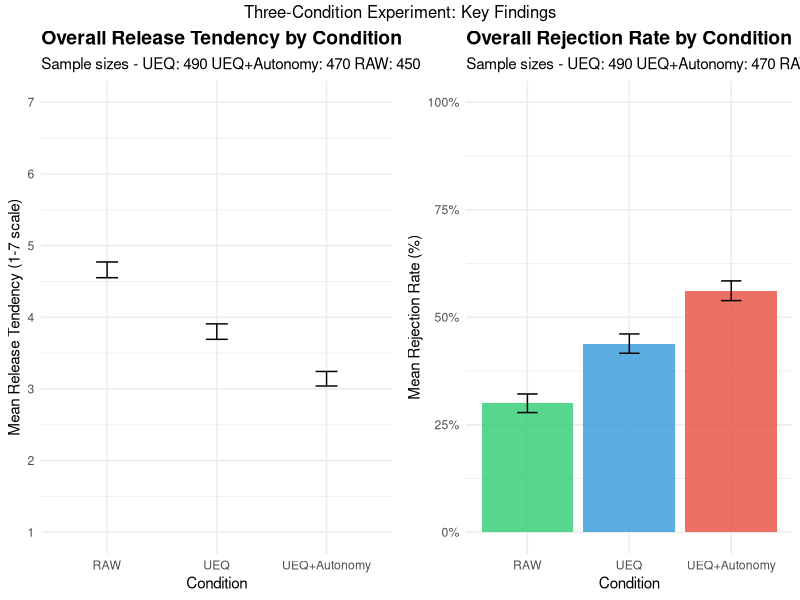
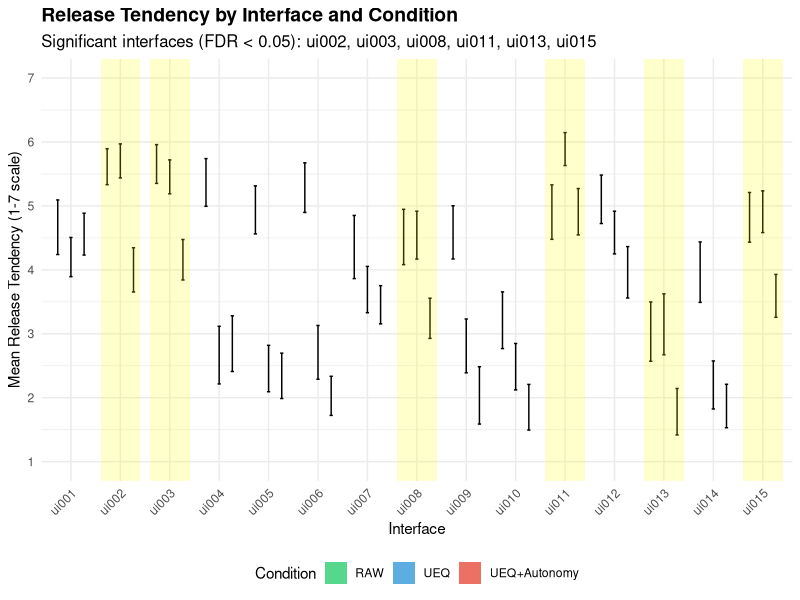
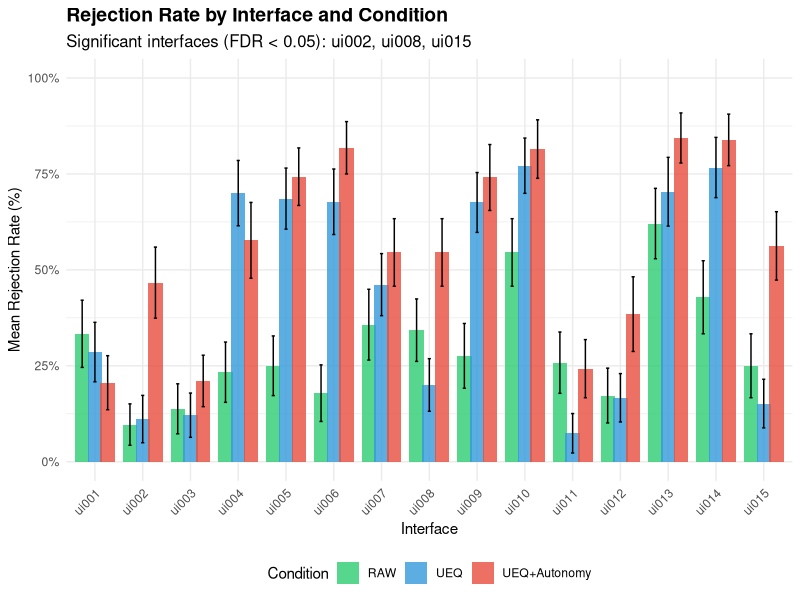
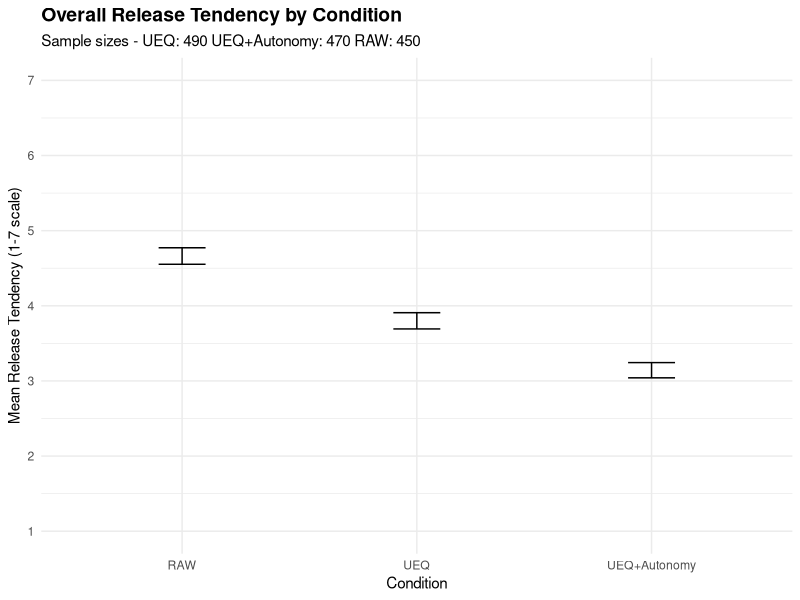
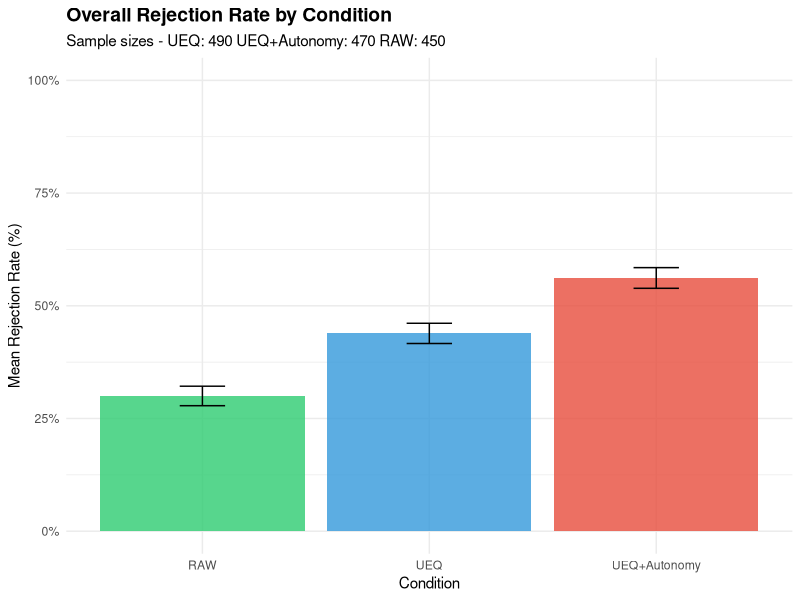

Generate these figures, in order, with R:
# Three-Condition Visualization Script
# Individual Interface Analysis + Key Comparisons
# September 2025

library(dplyr)
library(readr)
library(ggplot2)
library(gridExtra)

cat("=== THREE-CONDITION VISUALIZATION ===\n")

# ===== LOAD DATA =====
cat("1. LOADING DATA...\n")
data <- read.csv("results/three_condition_interface_data.csv")
results <- read.csv("results/three_condition_anova_results.csv")

# ===== INDIVIDUAL INTERFACE VIOLIN PLOTS (like previous FDR plot) =====
cat("\n2. CREATING INDIVIDUAL INTERFACE PLOTS...\n")

# Get significant interfaces for highlighting
sig_tendency <- results %>%
  filter(ueq_autonomy_tend_p_fdr < 0.05) %>%
  pull(interface)

sig_rejection <- results %>%
  filter(ueq_autonomy_rej_p_fdr < 0.05) %>%
  pull(interface)

# All significant interfaces (union)
sig_interfaces <- unique(c(sig_tendency, sig_rejection))

cat("Significant interfaces for highlighting:", length(sig_interfaces), "\n")
print(sig_interfaces)

# Create interface-level summaries for plotting
interface_summary <- data %>%
  group_by(interface, condition) %>%
  summarise(
    mean_tendency = mean(tendency_numeric),
    se_tendency = sd(tendency_numeric) / sqrt(n()),
    mean_rejection = mean(1 - release_binary),
    se_rejection = sd(1 - release_binary) / sqrt(n()),
    n = n(),
    .groups = "drop"
  ) %>%
  mutate(
    interface_num = as.numeric(gsub("ui0*", "", interface)),
    is_significant = interface %in% sig_interfaces
  )

# === TENDENCY PLOT ===
p_tendency <- ggplot(interface_summary, aes(x = reorder(interface, interface_num), y = mean_tendency, fill = condition)) +
  geom_bar(stat = "identity", position = position_dodge(width = 0.8), alpha = 0.8) +
  geom_errorbar(aes(ymin = mean_tendency - se_tendency, ymax = mean_tendency + se_tendency),
                position = position_dodge(width = 0.8), width = 0.2) +
  scale_fill_manual(values = c("UEQ" = "#3498db", "UEQ+Autonomy" = "#e74c3c", "RAW" = "#2ecc71"),
                    name = "Condition") +
  scale_y_continuous(limits = c(1, 7), breaks = 1:7) +
  labs(
    title = "Release Tendency by Interface and Condition",
    subtitle = paste("Significant interfaces (FDR < 0.05):", paste(sig_interfaces, collapse = ", ")),
    x = "Interface",
    y = "Mean Release Tendency (1-7 scale)"
  ) +
  theme_minimal() +
  theme(
    axis.text.x = element_text(angle = 45, hjust = 1),
    plot.title = element_text(face = "bold", size = 14),
    plot.subtitle = element_text(size = 12),
    legend.position = "bottom"
  ) +
  # Highlight significant interfaces
  geom_rect(data = interface_summary %>% filter(is_significant) %>% select(interface) %>% distinct(),
            aes(xmin = as.numeric(factor(interface, levels = levels(reorder(interface_summary$interface, interface_summary$interface_num)))) - 0.4,
                xmax = as.numeric(factor(interface, levels = levels(reorder(interface_summary$interface, interface_summary$interface_num)))) + 0.4,
                ymin = -Inf, ymax = Inf),
            fill = "yellow", alpha = 0.2, inherit.aes = FALSE)

# === REJECTION RATE PLOT ===
p_rejection <- ggplot(interface_summary, aes(x = reorder(interface, interface_num), y = mean_rejection, fill = condition)) +
  geom_bar(stat = "identity", position = position_dodge(width = 0.8), alpha = 0.8) +
  geom_errorbar(aes(ymin = mean_rejection - se_rejection, ymax = mean_rejection + se_rejection),
                position = position_dodge(width = 0.8), width = 0.2) +
  scale_fill_manual(values = c("UEQ" = "#3498db", "UEQ+Autonomy" = "#e74c3c", "RAW" = "#2ecc71"),
                    name = "Condition") +
  scale_y_continuous(limits = c(0, 1), labels = scales::percent) +
  labs(
    title = "Rejection Rate by Interface and Condition",
    subtitle = paste("Significant interfaces (FDR < 0.05):", paste(sig_rejection, collapse = ", ")),
    x = "Interface",
    y = "Mean Rejection Rate (%)"
  ) +
  theme_minimal() +
  theme(
    axis.text.x = element_text(angle = 45, hjust = 1),
    plot.title = element_text(face = "bold", size = 14),
    plot.subtitle = element_text(size = 12),
    legend.position = "bottom"
  )

# Save individual plots
ggsave("plots/three_condition_tendency_comparison.png", p_tendency, 
       width = 16, height = 10, dpi = 300)
ggsave("plots/three_condition_rejection_comparison.png", p_rejection, 
       width = 16, height = 10, dpi = 300)

# === OVERALL CONDITION COMPARISON ===
cat("\n3. CREATING OVERALL CONDITION COMPARISONS...\n")

# Overall tendency comparison
overall_tendency <- data %>%
  group_by(condition) %>%
  summarise(
    mean_tendency = mean(tendency_numeric),
    se_tendency = sd(tendency_numeric) / sqrt(n()),
    n = n(),
    .groups = "drop"
  )

p_overall_tendency <- ggplot(overall_tendency, aes(x = condition, y = mean_tendency, fill = condition)) +
  geom_bar(stat = "identity", alpha = 0.8) +
  geom_errorbar(aes(ymin = mean_tendency - se_tendency, ymax = mean_tendency + se_tendency), width = 0.2) +
  scale_fill_manual(values = c("UEQ" = "#3498db", "UEQ+Autonomy" = "#e74c3c", "RAW" = "#2ecc71")) +
  scale_y_continuous(limits = c(1, 7), breaks = 1:7) +
  labs(
    title = "Overall Release Tendency by Condition",
    subtitle = paste("Sample sizes - UEQ:", overall_tendency$n[overall_tendency$condition == "UEQ"],
                     "UEQ+Autonomy:", overall_tendency$n[overall_tendency$condition == "UEQ+Autonomy"],
                     "RAW:", overall_tendency$n[overall_tendency$condition == "RAW"]),
    x = "Condition",
    y = "Mean Release Tendency (1-7 scale)"
  ) +
  theme_minimal() +
  theme(
    plot.title = element_text(face = "bold", size = 14),
    legend.position = "none"
  )

# Overall rejection rate comparison
overall_rejection <- data %>%
  mutate(rejection = 1 - release_binary) %>%
  group_by(condition) %>%
  summarise(
    mean_rejection = mean(rejection),
    se_rejection = sd(rejection) / sqrt(n()),
    n = n(),
    .groups = "drop"
  )

p_overall_rejection <- ggplot(overall_rejection, aes(x = condition, y = mean_rejection, fill = condition)) +
  geom_bar(stat = "identity", alpha = 0.8) +
  geom_errorbar(aes(ymin = mean_rejection - se_rejection, ymax = mean_rejection + se_rejection), width = 0.2) +
  scale_fill_manual(values = c("UEQ" = "#3498db", "UEQ+Autonomy" = "#e74c3c", "RAW" = "#2ecc71")) +
  scale_y_continuous(limits = c(0, 1), labels = scales::percent) +
  labs(
    title = "Overall Rejection Rate by Condition",
    subtitle = paste("Sample sizes - UEQ:", overall_rejection$n[overall_rejection$condition == "UEQ"],
                     "UEQ+Autonomy:", overall_rejection$n[overall_rejection$condition == "UEQ+Autonomy"],
                     "RAW:", overall_rejection$n[overall_rejection$condition == "RAW"]),
    x = "Condition",
    y = "Mean Rejection Rate (%)"
  ) +
  theme_minimal() +
  theme(
    plot.title = element_text(face = "bold", size = 14),
    legend.position = "none"
  )

# Save overall comparison plots
ggsave("plots/overall_tendency_comparison.png", p_overall_tendency, 
       width = 10, height = 8, dpi = 300)
ggsave("plots/overall_rejection_comparison.png", p_overall_rejection, 
       width = 10, height = 8, dpi = 300)

# === COMBINED SUMMARY PLOT ===
combined_summary <- grid.arrange(p_overall_tendency, p_overall_rejection, ncol = 2,
                                top = "Three-Condition Experiment: Key Findings")

ggsave("plots/three_condition_summary.png", combined_summary, 
       width = 16, height = 8, dpi = 300)

cat("\n4. FILES CREATED:\n")
cat("• plots/three_condition_tendency_comparison.png - Individual interface tendency\n")
cat("• plots/three_condition_rejection_comparison.png - Individual interface rejection\n")
cat("• plots/overall_tendency_comparison.png - Overall tendency comparison\n")
cat("• plots/overall_rejection_comparison.png - Overall rejection comparison\n")
cat("• plots/three_condition_summary.png - Combined summary plot\n")

cat("\n✓ Visualization complete!\n")
